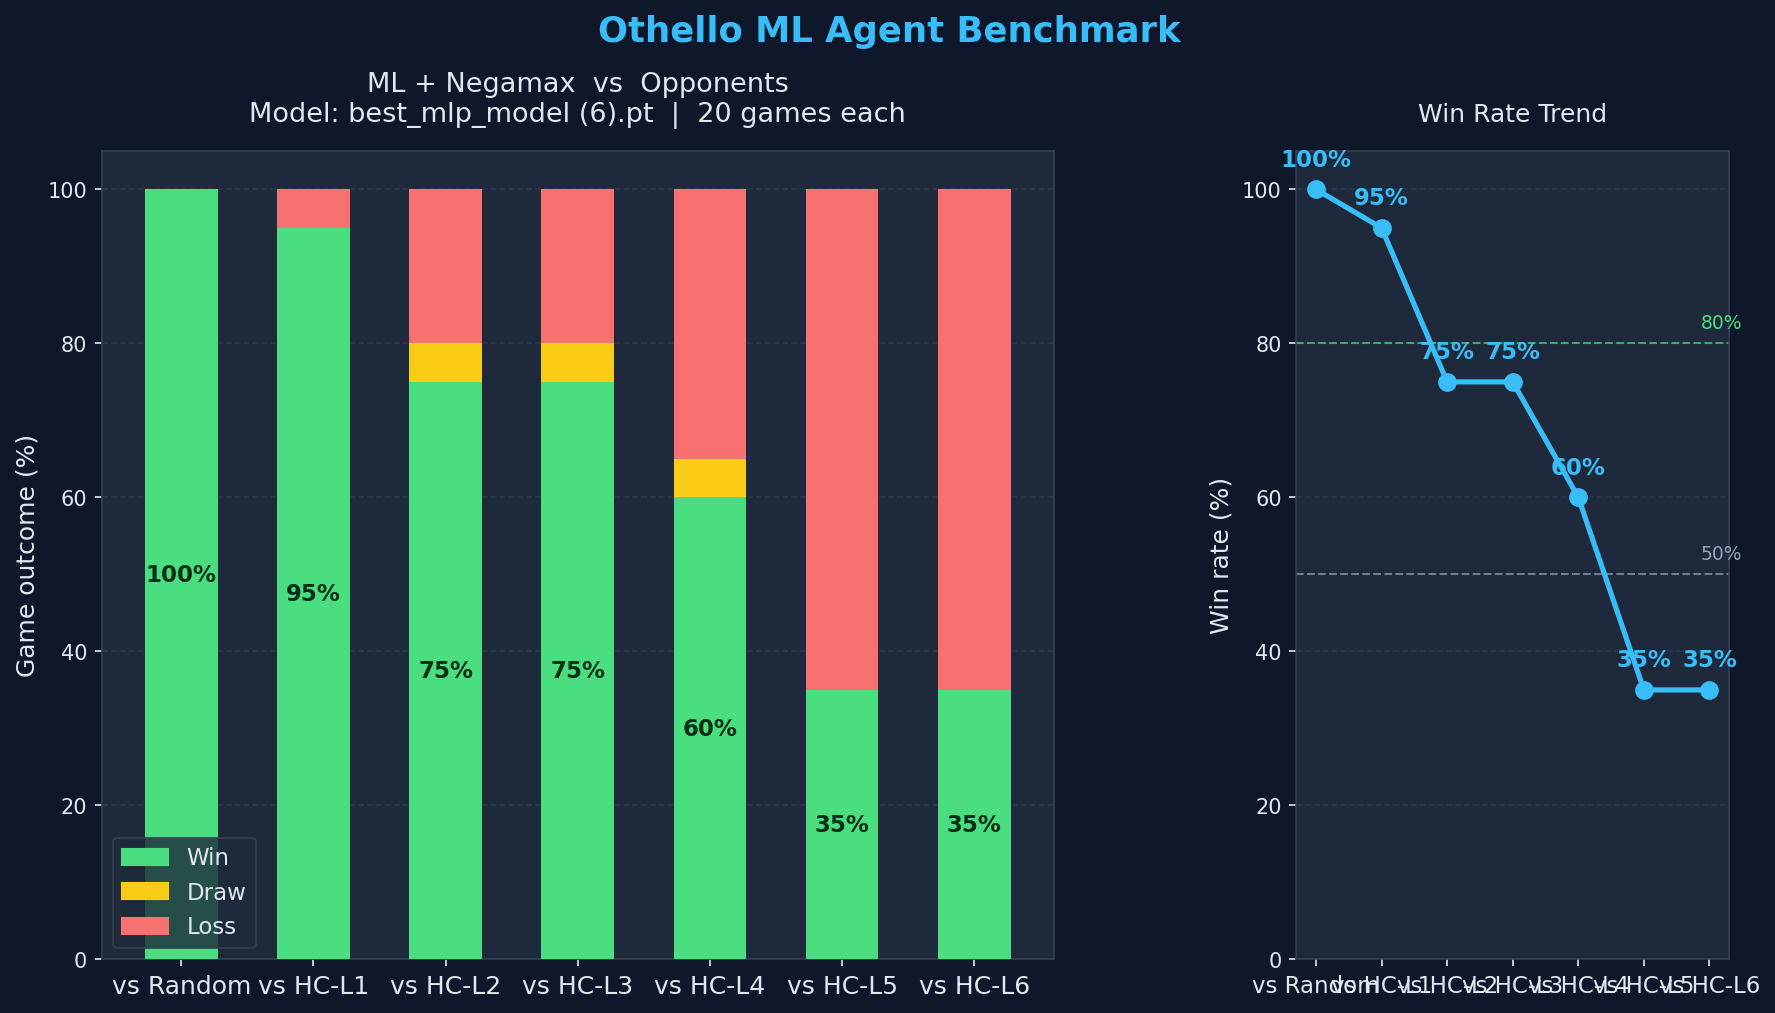

Recreate this plot in Python.
"""
benchmark_chart.py — Chạy ML+negamax vs Random + HC L1-L6, vẽ chart đẹp.
Usage:
    python3 benchmark_chart.py --model "best_mlp_model (6).pt" --games 20
"""
import argparse, time, sys, os
import numpy as np

sys.path.insert(0, os.path.dirname(os.path.abspath(__file__)))

def run_match(agent1, agent2, n_games):
    from core import GameState
    INITIAL = [[0,0,0,0,0,0,0,0],
               [0,0,0,0,0,0,0,0],
               [0,0,0,0,0,0,0,0],
               [0,0,0,-1,1,0,0,0],
               [0,0,0,1,-1,0,0,0],
               [0,0,0,0,0,0,0,0],
               [0,0,0,0,0,0,0,0],
               [0,0,0,0,0,0,0,0]]
    w = l = d = 0
    for g in range(n_games):
        # Alternate colors each game
        if g % 2 == 0:
            a1_color, a2_color = 1, -1
        else:
            a1_color, a2_color = -1, 1
        agent1.color = a1_color
        agent2.color = a2_color

        gs = GameState(INITIAL, 1)
        turn = 1
        for _ in range(130):
            legal = gs.get_legal_moves(turn)
            opp   = gs.get_legal_moves(-turn)
            if not legal and not opp:
                break
            if not legal:
                turn = -turn
                continue
            if turn == a1_color:
                move, _ = agent1.get_move(gs)
            else:
                move, _ = agent2.get_move(gs)
            if move is None or move not in legal:
                move = legal[0]
            gs = gs.apply_move(move, turn)
            turn = -turn

        b, wh = gs.calculate_score()
        a1_score = b if a1_color == 1 else wh
        a2_score = wh if a1_color == 1 else b
        if a1_score > a2_score:   w += 1
        elif a1_score < a2_score: l += 1
        else:                     d += 1
        sys.stdout.write('.' if a1_score > a2_score else ('=' if a1_score == a2_score else 'x'))
        sys.stdout.flush()
    print()
    return w, l, d


def plot_chart(results, model_name, n_games):
    import matplotlib.pyplot as plt
    import matplotlib.patches as mpatches
    from matplotlib.gridspec import GridSpec

    opponents  = list(results.keys())
    win_rates  = [results[o]['win']  for o in opponents]
    draw_rates = [results[o]['draw'] for o in opponents]
    loss_rates = [results[o]['loss'] for o in opponents]

    # ── Color palette ───────────────────────────────────────────────
    WIN_COLOR  = '#4ade80'   # green
    DRAW_COLOR = '#facc15'   # yellow
    LOSS_COLOR = '#f87171'   # red
    BG         = '#0f172a'   # dark navy
    PANEL      = '#1e293b'
    TEXT       = '#e2e8f0'
    ACCENT     = '#38bdf8'   # sky blue

    fig = plt.figure(figsize=(14, 7), facecolor=BG)
    gs  = GridSpec(1, 2, figure=fig, width_ratios=[2.2, 1], wspace=0.35)
    ax  = fig.add_subplot(gs[0])
    ax2 = fig.add_subplot(gs[1])

    # ── Left: stacked bar chart ──────────────────────────────────────
    ax.set_facecolor(PANEL)
    x = np.arange(len(opponents))
    bar_w = 0.55

    b1 = ax.bar(x, win_rates,  bar_w, label='Win',  color=WIN_COLOR,  zorder=3)
    b2 = ax.bar(x, draw_rates, bar_w, label='Draw', color=DRAW_COLOR, zorder=3,
                bottom=win_rates)
    b3 = ax.bar(x, loss_rates, bar_w, label='Loss', color=LOSS_COLOR, zorder=3,
                bottom=[w+d for w,d in zip(win_rates, draw_rates)])

    # Value labels on win bars
    for bar, wr in zip(b1, win_rates):
        if wr > 5:
            ax.text(bar.get_x() + bar.get_width()/2, bar.get_height()/2,
                    f'{wr:.0f}%', ha='center', va='center',
                    color='#052e16', fontsize=11, fontweight='bold')

    ax.set_xticks(x)
    ax.set_xticklabels(opponents, color=TEXT, fontsize=12)
    ax.set_ylabel('Game outcome (%)', color=TEXT, fontsize=12)
    ax.set_ylim(0, 105)
    ax.tick_params(colors=TEXT, which='both')
    ax.spines[:].set_color('#334155')
    ax.yaxis.set_tick_params(color=TEXT)
    ax.set_title(f'ML + Negamax  vs  Opponents\n'
                 f'Model: {os.path.basename(model_name)}  |  {n_games} games each',
                 color=TEXT, fontsize=13, pad=14)

    # Grid
    ax.yaxis.grid(True, color='#334155', linestyle='--', alpha=0.6, zorder=0)
    ax.set_axisbelow(True)

    # Legend
    legend = ax.legend(handles=[
        mpatches.Patch(color=WIN_COLOR,  label='Win'),
        mpatches.Patch(color=DRAW_COLOR, label='Draw'),
        mpatches.Patch(color=LOSS_COLOR, label='Loss'),
    ], loc='lower left', facecolor=PANEL, edgecolor='#334155',
       labelcolor=TEXT, fontsize=11)

    # ── Right: win rate line/dot chart ──────────────────────────────
    ax2.set_facecolor(PANEL)
    ax2.spines[:].set_color('#334155')
    ax2.tick_params(colors=TEXT)

    ax2.plot(x, win_rates, color=ACCENT, linewidth=2.5, zorder=3, marker='o',
             markersize=9, markerfacecolor=ACCENT, markeredgewidth=0)

    for xi, wr in zip(x, win_rates):
        ax2.text(xi, wr + 3, f'{wr:.0f}%', ha='center', color=ACCENT,
                 fontsize=11, fontweight='bold')

    # Reference lines
    for ref, lbl, col in [(50, '50%', '#94a3b8'), (80, '80%', WIN_COLOR)]:
        ax2.axhline(ref, color=col, linewidth=1, linestyle='--', alpha=0.7)
        ax2.text(len(opponents)-0.5, ref+2, lbl, color=col, fontsize=9, ha='right')

    ax2.set_xticks(x)
    ax2.set_xticklabels(opponents, color=TEXT, fontsize=11)
    ax2.set_ylim(0, 105)
    ax2.yaxis.grid(True, color='#334155', linestyle='--', alpha=0.5)
    ax2.set_axisbelow(True)
    ax2.set_ylabel('Win rate (%)', color=TEXT, fontsize=12)
    ax2.set_title('Win Rate Trend', color=TEXT, fontsize=12, pad=14)

    fig.suptitle('Othello ML Agent Benchmark', color=ACCENT,
                 fontsize=17, fontweight='bold', y=1.01)

    out = 'benchmark_chart.png'
    plt.savefig(out, dpi=150, bbox_inches='tight', facecolor=BG)
    print(f'\n✅  Chart saved → {out}')
    plt.show()


def main():
    parser = argparse.ArgumentParser()
    parser.add_argument('--model',  default='best_mlp_model (6).pt')
    parser.add_argument('--games',  type=int, default=20)
    parser.add_argument('--time',   type=float, default=1.0,
                        help='remain_time per move for ML (seconds)')
    args = parser.parse_args()

    from ml.mlp_agent import MLPAgent
    from Agents import SearchAgent, RandomAgent

    ml = MLPAgent(color=1, checkpoint_path=args.model, mode='negamax')
    print(f'\nModel loaded. Running {args.games} games per matchup (remain={args.time}s/move)\n')

    # Monkey-patch get_move để pass remain_time
    import functools
    orig_get_move = ml.get_move
    ml.get_move = functools.partial(orig_get_move, remain_time=args.time)

    opponents_cfg = [
        ('vs Random',  None),
        ('vs HC-L1',   1),
        ('vs HC-L2',   2),
        ('vs HC-L3',   3),
        ('vs HC-L4',   4),
        ('vs HC-L5',   5),
        ('vs HC-L6',   6),
    ]

    results = {}
    for label, level in opponents_cfg:
        if level is None:
            opp = RandomAgent(color=-1)
        else:
            opp = SearchAgent(color=-1, difficulty=level, remain_time=3.0)

        print(f'  {label:12s}', end='  ', flush=True)
        t0 = time.perf_counter()
        w, l, d = run_match(ml, opp, args.games)
        elapsed = time.perf_counter() - t0
        wr = w / args.games * 100
        lr = l / args.games * 100
        dr = d / args.games * 100
        results[label] = {'win': wr, 'draw': dr, 'loss': lr}
        flag = '✅' if wr >= 60 else ('🟡' if wr >= 40 else '❌')
        print(f'  W={w} D={d} L={l}  WR={wr:.0f}%  {flag}  ({elapsed:.0f}s)')

    print('\n' + '='*55)
    print('SUMMARY')
    print('='*55)
    for label, r in results.items():
        print(f'  {label:12s}  Win={r["win"]:.0f}%  Draw={r["draw"]:.0f}%  Loss={r["loss"]:.0f}%')

    plot_chart(results, args.model, args.games)


if __name__ == '__main__':
    main()
